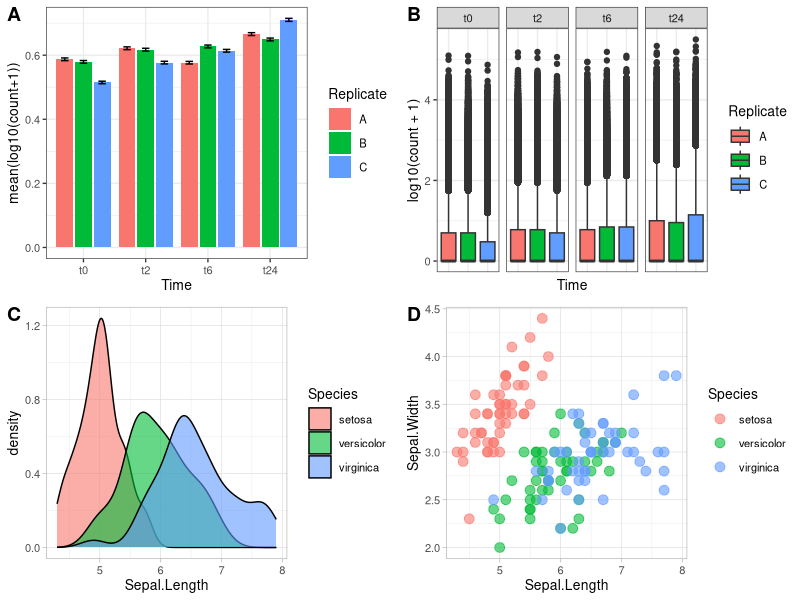
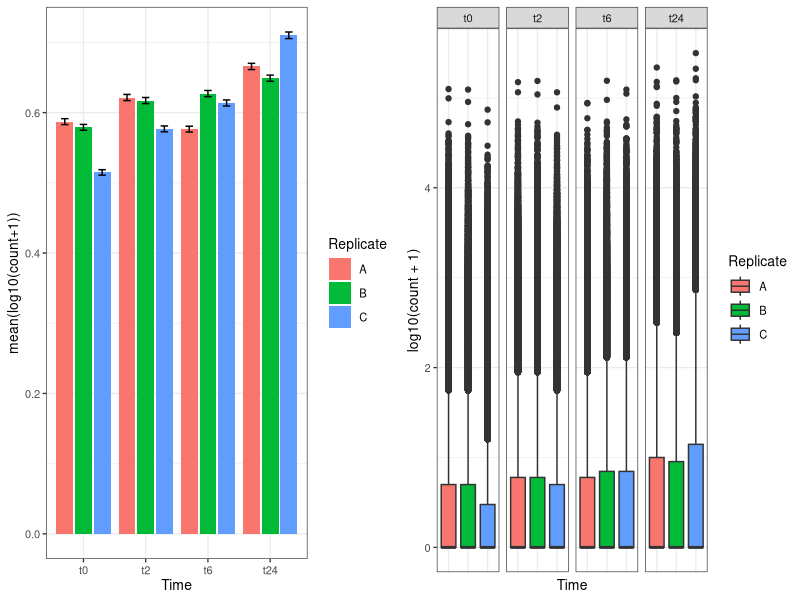
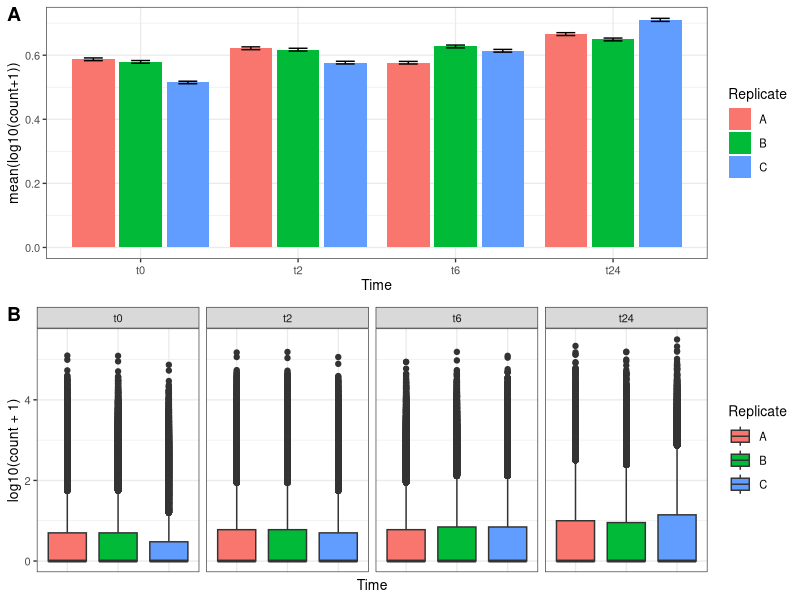
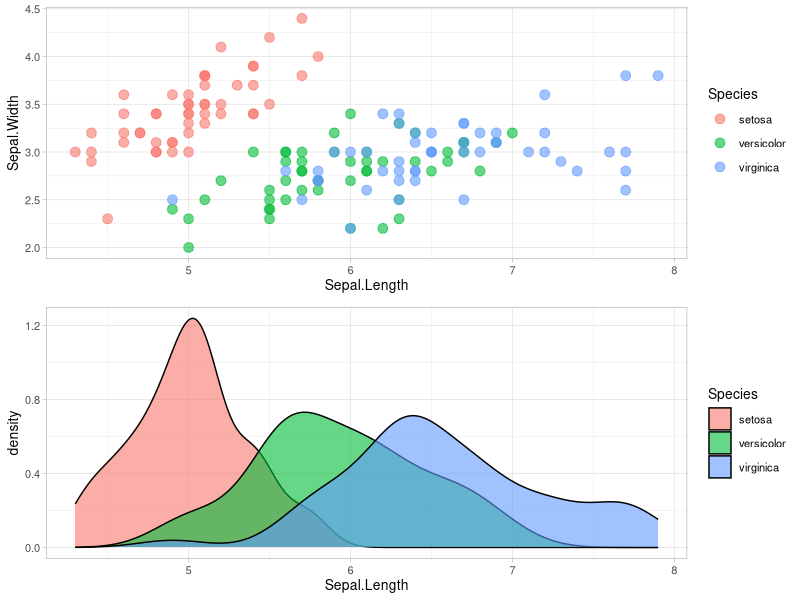
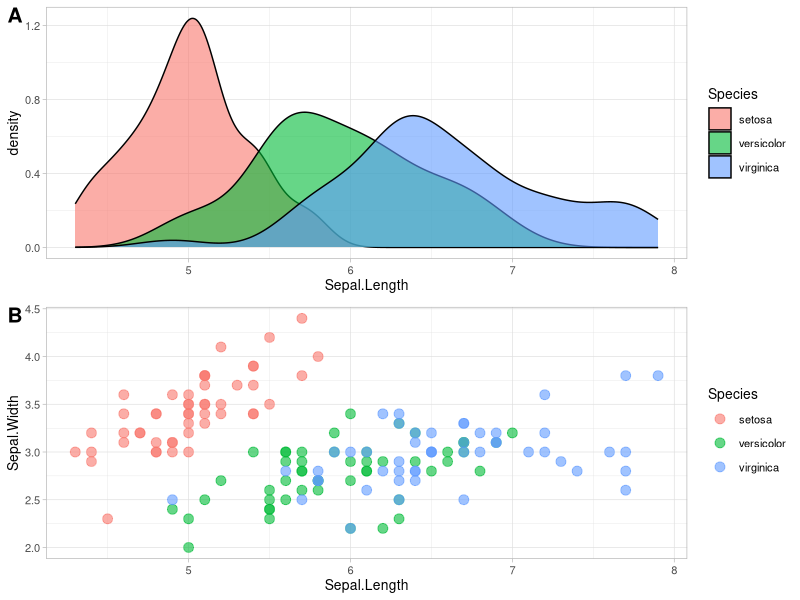
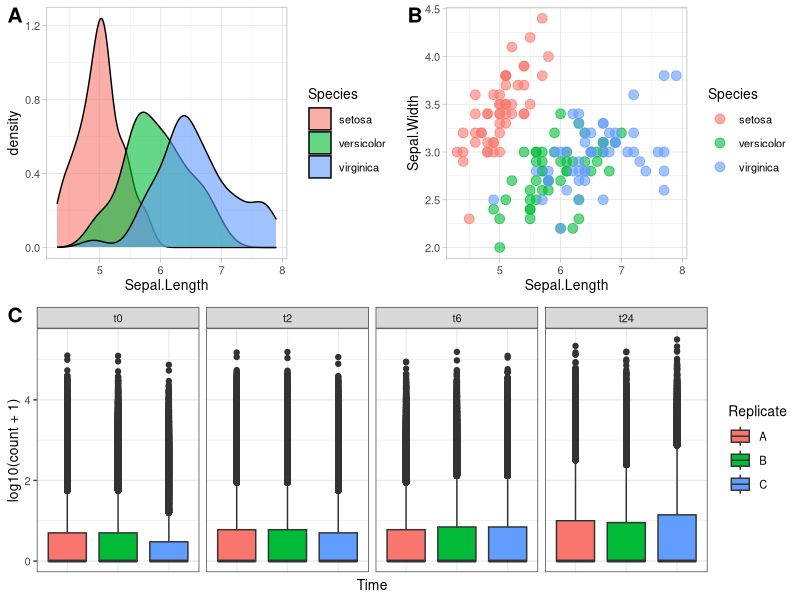

Generate these figures, in order, with R:
## ---- chunk 1
hooks = knitr::knit_hooks$get()
hook_foldable = function(type) {
  force(type)
  function(x, options) {
    res = hooks[[type]](x, options)
    
    if (isFALSE(options[[paste0("fold.", type)]])) return(res)
    
    paste0(
      "<details><summary>", type, "</summary>\n\n",
      res,
      "\n\n</details>"
    )
  }
}
knitr::knit_hooks$set(
  output = hook_foldable("output"),
  plot = hook_foldable("plot")
)
## ---- chunk 2

## ---- chunk 3
library(dplyr)
library(ggplot2)
library(reshape2)
data("iris")
gc <- read.table("data/counts_raw.txt", header = T, row.names = 1, sep = "\t")
md <- read.table("data/metadata_raw.csv", header = T, sep = ";")
rownames(md) <- md$Sample_ID

library(tidyverse)
gc_long <- gc %>%
  rownames_to_column(var = "Gene") %>%
  gather(Sample_ID, count, -Gene) %>% 
  full_join(md, by = "Sample_ID") %>% 
  select(Sample_ID, everything()) %>% 
  select(-c(Gene,count), c(Gene,count)) 
gc_long$Sample_Name <- factor(gc_long$Sample_Name, levels = c("t0_A","t0_B","t0_C","t2_A","t2_B","t2_C","t6_A","t6_B","t6_C","t24_A","t24_B","t24_C"))
gc_long$Time <- factor(gc_long$Time, levels = c("t0","t2","t6","t24"))
gc_long$Replicate <- factor(gc_long$Replicate, levels = c("A","B","C"))

se <- function(x) sqrt(var(x)/length(x))

p1 <- gc_long %>% 
  group_by(Time, Replicate) %>% 
  summarise(mean=mean(log10(count +1)),se=se(log10(count +1))) %>%
  ggplot(aes(x= Time, y= mean, fill = Replicate)) + 
  geom_bar(position = position_dodge2(), stat = "identity") +
  geom_errorbar(aes(ymin=mean-se, ymax=mean+se), position = position_dodge2(.9, padding = .6)) +
  ylab("mean(log10(count+1))") +
  theme(axis.ticks = element_blank()) +
  theme_bw(base_size = 10)

p2 <- ggplot(data = gc_long) +
  geom_boxplot(mapping = aes(x = Sample_Name, y = log10(count + 1), fill = Replicate)) +
  facet_grid(~Time , scales = "free", space = "free") +
  xlab("Time") +
  theme_bw(base_size = 10) +
  theme(axis.ticks.x = element_blank(), axis.text.x = element_blank())

p3 <- ggplot(data=iris,mapping=aes(x=Sepal.Length))+
  geom_density(aes(fill = Species), alpha = 0.6) +
  theme_light(base_size = 10)

p4 <- ggplot(data=iris,mapping=aes(x=Sepal.Length, y = Sepal.Width, color = Species)) +
  geom_point(size = 3, alpha = 0.6) +
  theme_light(base_size = 10)

library(cowplot)
plot_grid(p1, p2, p3, p4, nrow = 2, labels = c("A", "B", "C", "D"))
## ---- chunk 4
library(cowplot)
plot_grid(p1, p2)
## ---- chunk 5
plot_grid(p1, p2, nrow = 2, labels = c("A", "B"))
## ---- chunk 6
ggdraw() +
  draw_plot(p3, x = 0, y = 0, width = 1, height = .5) +
  draw_plot(p4, x = 0, y = .5, width = 1, height = .5) 
## ---- chunk 7
ggdraw() +
  draw_plot(p3, x = 0, y = 0.5, width = 1, height = .5) +
  draw_plot(p4, x = 0, y = 0, width = 1, height = .5) +
  draw_plot_label(label = c("A", "B"), size = 15, x = c(0,0), y = c(1, 0.5))
## ---- chunk 8
ggdraw() +
  draw_plot(p3, x = 0, y = 0.5, width = 0.5, height = 0.5) +
  draw_plot(p4, x = 0.5, y = 0.5, width = 0.5, height = 0.5) +
  draw_plot(p2, x = 0, y = 0, width = 1, height = 0.5) +
  draw_plot_label(label = c("A", "B", "C"), size = 15, x = c(0,0.5,0), y = c(1, 1,0.5))
## ---- chunk 9
sessionInfo()
